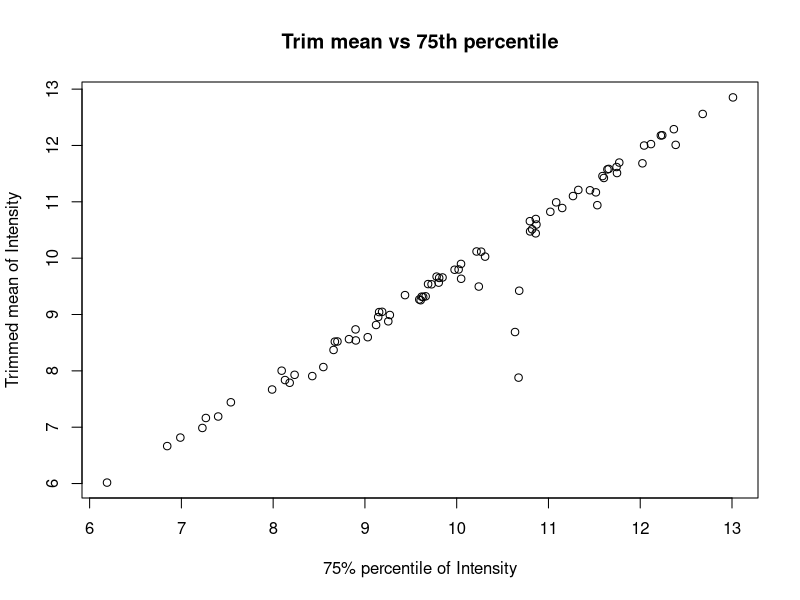

This chart was generated by the following R code:
## ---- chunk 1
dna<-function(x){
     mRNA<-character(length(x))
         mRNA <- ifelse(x=="A","U",
            ifelse(x=="T","A",
                ifelse(x=="C","G",
                    ifelse(x=="G","C",
                      ifelse(x=="a","u",
                        ifelse(x=="t","a",
                          ifelse(x=="g","c",
                            ifelse(x=="c","g",NA))))))))
     print(mRNA)
} 

dna(c("A","T","g","c"))
## ---- chunk 2
per<-function(x){
      len1<-length(x[x=="G"])
        len2<-length(x[x=="C"])
            len3<-length(x[x=="g"])
               len4<-length(x[x=="c"])
                tot<-length(x)
                  cgcnt<-(sum(len1,len2,len3,len4))/tot
        return(cgcnt)
}
per(c("A","T","g","c","c","a","t","T"))

## ---- chunk 3
  dat<-read.csv("PixelData.csv",header=TRUE)
## ---- chunk 4
 levels(dat$ProbeSet)
## ---- chunk 5
int<-function(x){
group<-split(dat$Intensity,list(dat$ProbeSet, dat$ProbeY, dat$ProbeX),drop=TRUE)
z<-as.vector(sapply(group, function(x) quantile(x, .75)))
return(z)
}
int(dat)
## ---- chunk 6
trimmean<-function(x){
n<- length(x)
alpha <- 0.3
g <- floor((alpha) * (n))
r <- (alpha)* (n) - g
start_index <- g + 2
end_index <- n - g - 1
 z<-(1 / (n * (1 - 2 * alpha))) * ((1 - r) * sum(sort(x)[g + 1], 
      x[n - g]) + sum(sort(x)[start_index:end_index]))
 return(z) 
}
group<-split(dat$Intensity,list(dat$ProbeSet, dat$ProbeY, dat$ProbeX),drop=TRUE)
cutmean<-as.vector(sapply(group, function(x) trimmean(x)))
cutmean

## ---- chunk 7
Thirdquartile<-int(dat)
plot(log2(Thirdquartile),log2(cutmean), main="Trim mean vs 75th percentile", xlab="75% percentile of Intensity", ylab="Trimmed mean of Intensity")
## ---- chunk 8
model<-lm(log2(cutmean)~log2(Thirdquartile))
residual<-sort(resid(model),decreasing = TRUE)
residual[1:4]
## ---- chunk 9
pixelint<-read.csv("hmwk3.csv")
## ---- chunk 10
colnames(pixelint)<-c("intensity", "interior", "background")
a<-pixelint$intensity[which(pixelint$interior=="I")]
x1<-sort(a)
y<-pixelint$intensity[which(pixelint$background=="Yes")]
x<-x1[1:8]
## ---- chunk 11
wilcox.test(x, y, alternative = "greater")
x2<-x1[3:10]
wilcox.test(x2, y, alternative = "greater")
median(x2)

